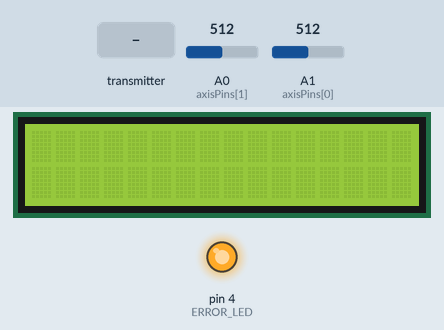
Bench run of a sketch on a simulated Arduino Uno, built with avr-gcc and run on an emulated ATmega328P. On the bench: 16×2 character LCD, output pins drawn as LEDs (lit = HIGH). Inputs (shaded band) come from the test bench; at power-on: A0 (axisPins[1]) = 512, A1 (axisPins[0]) = 512. No radio packets arrive unless stated.

Above: at 1.2 s.
1.3 s: the transmitter starts sending rpm1 = 0
At 1.7 s:
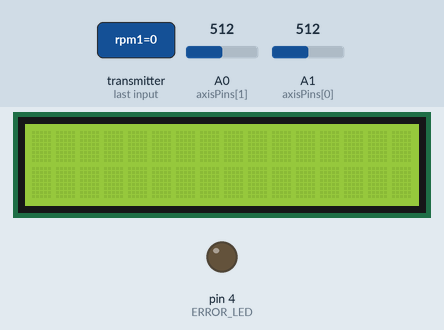
Timing chart, 0 to 4.3 s (numbered marks = the images above; inputs shaded):
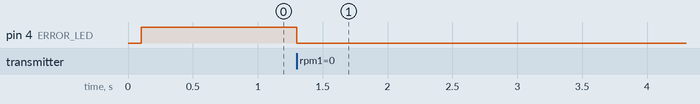

Measured:
- after the input at 1.3 s, pin 4 (ERROR_LED): HIGH → LOW at once

The sketch:

pilot.ino
```cpp
#include "Radio.hpp"
#include "Controls.hpp"
#include "Display.hpp"

Radio radio;
Controls controls;
Display display;

void setup()
{
    controls.init();
    radio.init();
    display.init();
    Serial.begin(115200);
}

void loop()
{
    controls.update();
    sentData.steer = controls.getAxis(0);
    sentData.throttle = -controls.getAxis(1);
    radio.update();
    display.update();
}
```

Controls.hpp
```cpp
#define SAMPLE_COUNT         16
#define AXIS_ADC_INTERVAL_US 5000

int axisCenter[2] = { 500, 512 };

byte axisPins[2] = { A1, A0 };

class Controls
{
  public:
    void init()
    {
    }

    void update()
    {
        unsigned long now = micros();
        if(now - axisTimeout > AXIS_ADC_INTERVAL_US)
        {
            axisTimeout = now;
            switch(axisSelector)
            {
                case 0:
                    updateAxis(0);
                    axisSelector = 1;
                    break;

                case 1:
                    updateAxis(1);
                    axisSelector = 0;
                    break;
            }
        }
    }

    int getAxis(int index)
    {
        return axisData[index];
    }
  private:
    unsigned long axisTimeout;

    byte readoutSelector[2];
    byte axisSelector;

    int axisReadout[2][SAMPLE_COUNT];

    int axisData[2];

    void updateAxis(byte index)
    {
        axisReadout[index][readoutSelector[index]] = analogRead(axisPins[index]);
        readoutSelector[index]++;
        if(readoutSelector[index] >= SAMPLE_COUNT)
        {
            readoutSelector[index] = 0;
        }

        long readout = 0;
        for(byte i = 0; i < SAMPLE_COUNT; ++i)
        {
            readout += axisReadout[index][i];
        }
        readout = readout / SAMPLE_COUNT;

        if(readout < axisCenter[index])
        {
            axisData[index] = map(readout, 0, axisCenter[index], -1000, 0);
        }
        else
        {
            axisData[index] = map(readout, axisCenter[index], 1023, 0, 1000);
        }
    }
};
```

Display.hpp
```cpp
#define LCD_ADDRESS     0x3F
#define LCD_WIDTH       16
#define LCD_HEIGHT      2
#define LCD_INTERVAL_US 200000

#include <LCD_I2C.h>

class Display
{
  public:
    Display()
        : lcd(LCD_ADDRESS, LCD_WIDTH, LCD_HEIGHT)
    {
    }

    void init()
    {
        lcd.begin();
        lcd.backlight();
    }

    void update()
    {
        unsigned long now = micros();
        if(now - lcdTimer > LCD_INTERVAL_US)
        {
            lcdTimer = now;
            for(int line = 0; line < LCD_HEIGHT; ++line)
            {
                lcd.setCursor(0, line);
                lcd.print(lines[line]);
            }
        }
    }

  private:
    LCD_I2C lcd;
    long lcdTimer;

    String lines[LCD_HEIGHT];
};
```

Radio.hpp
```cpp
#include <RF24.h>
#include <SPI.h>

struct DataCar
{
    uint16_t rpm1;
    uint16_t rpm2;
    uint16_t rpm3;
    uint16_t rpm4;
};

struct DataPilot
{
    int16_t throttle;
    int16_t steer;
    bool reverse;
    bool brakes;
};

const byte addressIn[] = { 0x14, 0x51, 0xDE, 0xDE, 0xAD };
const byte addressOut[] = { 0xDE, 0xAD, 0x14, 0x51, 0xDE };
#define CE        9
#define CSN       10
#define ERROR_LED 4

DataPilot sentData;
DataCar receivedData;

#define RADIO_TIMEOUT 100

class Radio
{
  public:
    void init()
    {
        pinMode(ERROR_LED, OUTPUT);

        if(_radio.begin(CE, CSN))
        {
            _radio.openWritingPipe(addressOut);
            _radio.openReadingPipe(1, addressIn);
            _radio.setPALevel(RF24_PA_MIN);
            _radio.setDataRate(RF24_250KBPS);
        }
        else
        {
            digitalWrite(ERROR_LED, HIGH);
            while(1) {}
        }
    }
    void update()
    {
        if(_transmit)
        {
            _radio.stopListening();
            _radio.write(&sentData, sizeof(sentData));
            _transmit = false;
        }
        else
        {
            _radio.startListening();
            if(_radio.available())
            {
                _radio.read(&receivedData, sizeof(receivedData));
                _transmit = true;
                receiveTimeout = millis();
                digitalWrite(ERROR_LED, LOW);
            }
            else if(millis() - receiveTimeout > RADIO_TIMEOUT)
            {
                _transmit = true;
                receiveTimeout = millis();
                digitalWrite(ERROR_LED, HIGH);
            }
        }
    }
  private:
    RF24 _radio;
    bool _transmit;
    unsigned long receiveTimeout;
};
```
